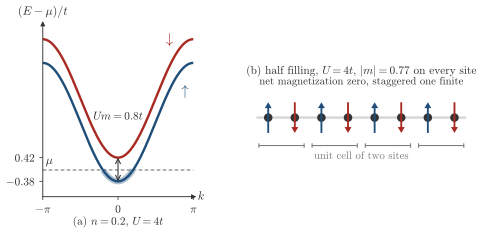

The Python source for this figure:
"""Session 6, Section 6.4, the two solutions of the chain at U=4t, a ferromagnet at n=0.2 and an antiferromagnet at half
filling.

Both come from the downloadable pyqula script webnotes/scripts/session06/g2_chain_meanfield.py, which the student gets
under the figure. Panel (a) draws its bands of the ferromagnet, with the energy measured from the chemical potential,
and panel (b) is a drawing of the chain whose arrows have the length of its moment. The asserts are in
_g2_chain.check_meanfield, which compares pyqula with the closed forms and with the gap equation of _mf.py."""
import os, sys
sys.path.insert(0, os.path.dirname(os.path.abspath(__file__)))
import numpy as np
from matplotlib.patches import Circle, FancyArrow
import _g2_chain
from _g2_chain import style
plt = style.plt

d = style.run_script('session06/g2_chain_meanfield.py')
_g2_chain.check_meanfield(d)
ks, bfm = d['ks'], d['bands_fm']
lo, hi = bfm[:, 0].min(), bfm[:, 1].min()          # the bottoms of the spin-up and spin-down bands, -0.38 and 0.42
m_afm = abs(float(np.real(d['m_afm'][0])))          # 0.77

fig, axs = plt.subplots(1, 2, figsize=(style.WIDTH_CM * style.CM, 5.8 * style.CM),
                        gridspec_kw=dict(width_ratios=[1, 1.45], wspace=0.32))
# (a) the bands of the ferromagnet, spin up filled up to mu and spin down empty
ax = axs[0]
style.guide(ax, y=0, color=style.MUTED, lw=0.9, ls=(0, (3, 2)))
ax.plot(ks, bfm[:, 0], color=style.ACCENT)
ax.plot(ks, bfm[:, 1], color=style.BROKEN)
filled = bfm[:, 0] <= 0
ax.plot(ks[filled], bfm[filled, 0], color=style.ACCENT, lw=4.5, alpha=0.35, solid_capstyle='butt')
ax.annotate('', xy=(0, hi), xytext=(0, lo), arrowprops=dict(arrowstyle='<->', color=style.INK, lw=0.8, shrinkA=0, shrinkB=0))
style.label(ax, 0.0, 1.8, r'$Um=0.8t$', fontsize=8.5)
style.label(ax, -np.pi + 0.12, 0.3, r'$\mu$', fontsize=9, ha='left')
style.label(ax, 2.15, 4.4, r'$\downarrow$', color=style.BROKEN, fontsize=11)
style.label(ax, 2.8, 2.65, r'$\uparrow$', color=style.ACCENT, fontsize=11)
style.arrows(ax, xlabel=r'$k$', ylabel=r'$(E-\mu)/t$', ticks=True)
ax.set_xticks([-np.pi, 0, np.pi]); ax.set_xticklabels([r'$-\pi$', '0', r'$\pi$'])
ax.set_yticks([lo, hi]); ax.set_yticklabels([r'$%.2f$' % lo, r'$%.2f$' % hi])
ax.tick_params(length=2.5, width=0.6)
ax.set_xlim(-np.pi, np.pi); ax.set_ylim(-0.9, 4.8)
style.label(ax, 0.0, -1.75, r'(a) $n=0.2$, $U=4t$', fontsize=8.5)

# (b) the antiferromagnet in real space, a unit cell of two sites, the arrow is proportional to the moment n_up - n_dn
ax = axs[1]
ax.axis('off'); ax.set_aspect('equal')
N = 8
for i in range(N):
    ax.add_patch(Circle((i, 0), 0.16, fc=style.INK, ec='none', zorder=3))
    s = 1 if i % 2 == 0 else -1
    L = 1.5 * m_afm
    ax.add_patch(FancyArrow(i, -s * L / 2, 0, s * L, width=0.07, head_width=0.26, head_length=0.22, length_includes_head=True,
                            fc=style.ACCENT if s > 0 else style.BROKEN, ec='none', zorder=4))
ax.plot([-0.4, N - 0.6], [0, 0], color=style.GRID, lw=2, zorder=1)
for c in (0, 2, 4, 6):
    ax.plot([c - 0.35, c + 1.35], [-1.05, -1.05], color=style.MUTED, lw=0.8)
    ax.plot([c - 0.35, c - 0.35], [-0.98, -1.12], color=style.MUTED, lw=0.8)
    ax.plot([c + 1.35, c + 1.35], [-0.98, -1.12], color=style.MUTED, lw=0.8)
style.label(ax, 3.5, -1.45, 'unit cell of two sites', fontsize=8, color=style.MUTED)
style.label(ax, 3.5, 1.75, r'(b) half filling, $U=4t$, $|m|=%.2f$ on every site' % m_afm, fontsize=8.5)
style.label(ax, 3.5, 1.35, r'net magnetization zero, staggered one finite', fontsize=8, color=style.INK)
ax.set_xlim(-0.6, N - 0.4); ax.set_ylim(-1.6, 2.0)
style.save(fig, __file__)
